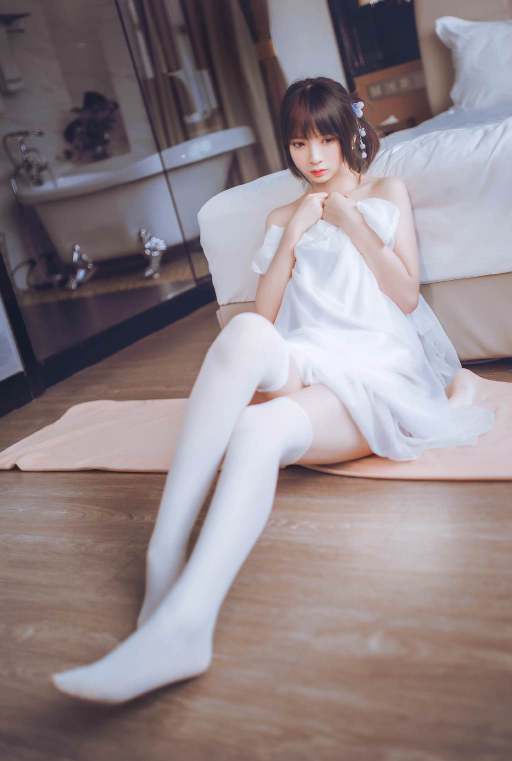
#> input picture picture_material/beauty_leg3.jpg, 1024 x 1522 px, found by its file name (shown at 1/2 size)
$ python 5.lap_filtering.py   (older library calls are emulated)
#> lines starting #> are read from the running program, lines starting #| are printed output that depends on the picture
import cv2
img = cv2.imread("picture_material/beauty_leg3.jpg")
#> img is the input picture: shape (1522, 1024, 3); mean B, G, R 137.4, 133.4, 145.1
img = cv2.resize(img, (int(img.shape[1]/2), int(img.shape[0]/2)), interpolation=cv2.INTER_AREA)
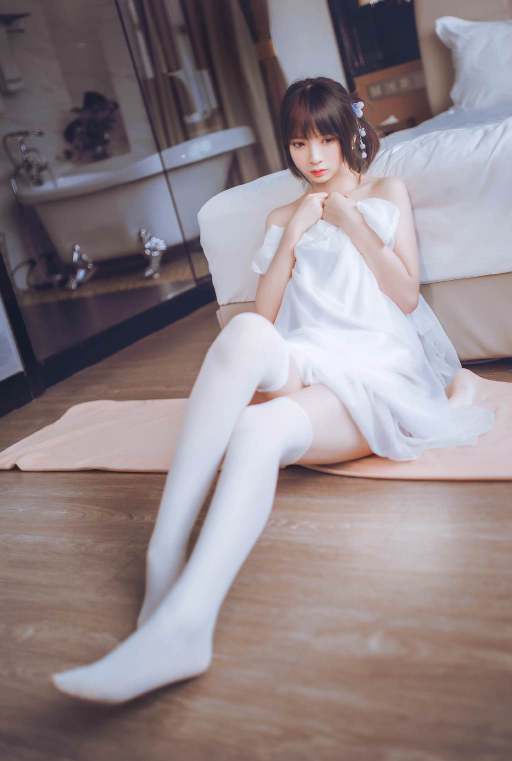
#> img: shape (761, 512, 3); mean B, G, R 137.5, 133.5, 145.2

lap = cv2.Laplacian(img, cv2.CV_16S, ksize = 3)
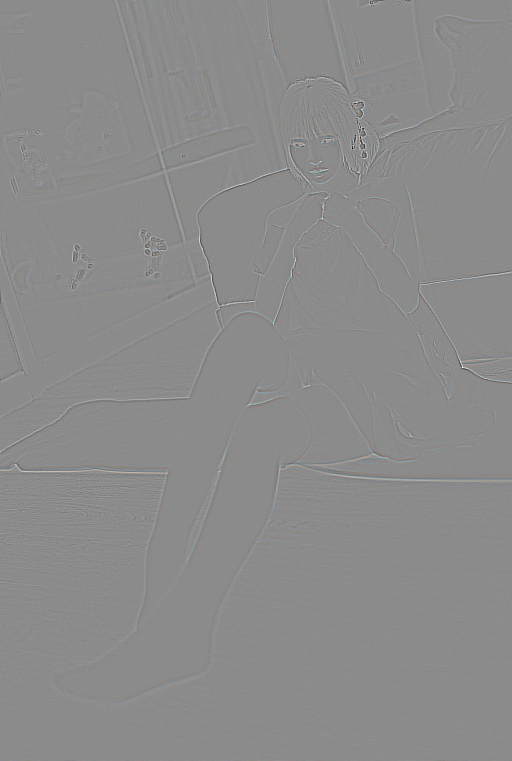
#> lap: shape (761, 512, 3) int16; mean B, G, R 0, 0, 0; drawn with min black and max white

#将图像转换为8bit图像
laplacian = cv2.convertScaleAbs(lap)
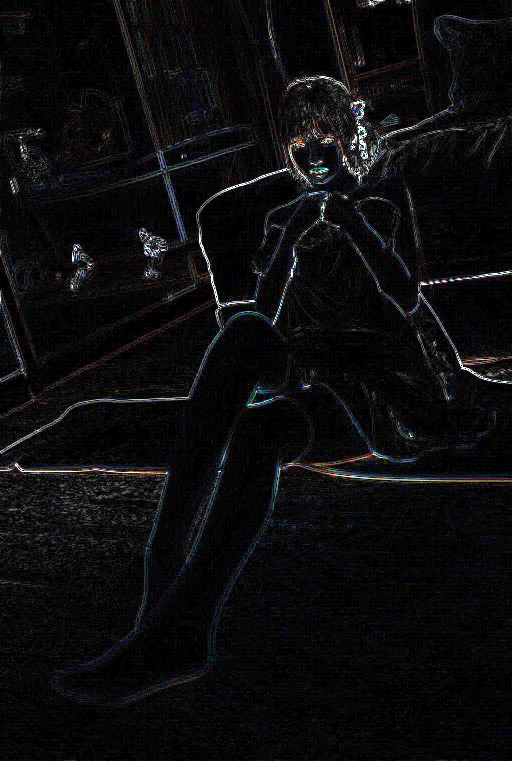
#> laplacian: shape (761, 512, 3); mean B, G, R 13.5, 12.3, 12.7

cv2.imshow("Origin",img)
cv2.imshow("Laplacian",laplacian)

cv2.waitKey()

$ run again, with picture_material/beauty_leg2.jpg copied over picture_material/beauty_leg3.jpg
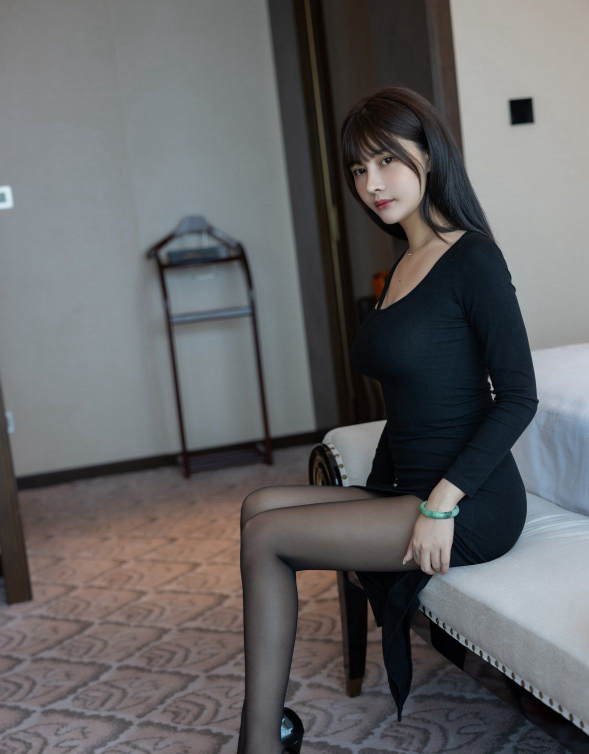
#> input picture picture_material/beauty_leg2.jpg, 1178 x 1507 px, found by its file name (shown at 1/2 size)
#> img is the input picture: shape (1507, 1178, 3); mean B, G, R 101.2, 99.8, 100.1
#> img: shape (753, 589, 3)
#> `lap = cv2.Laplacian(img, cv2.CV_16S, ksize = 3)`:
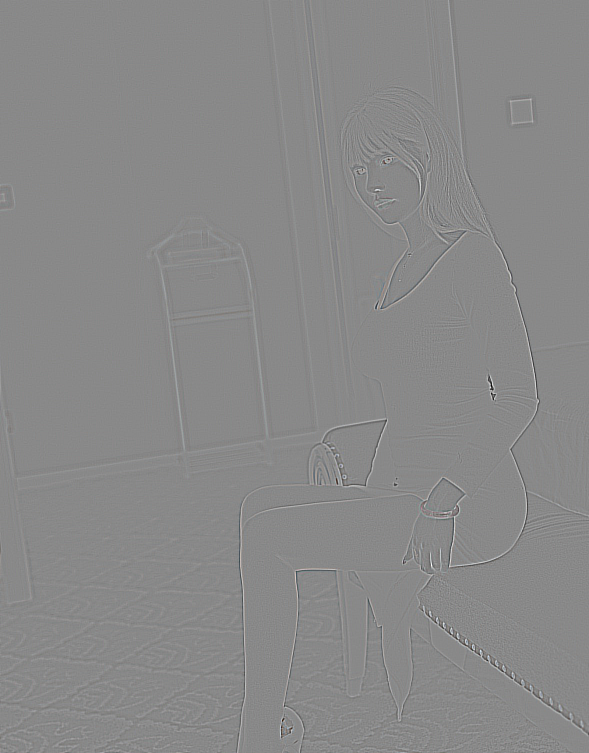
#> lap: shape (753, 589, 3) int16; mean B, G, R 0, 0, 0; drawn with min black and max white
#> `laplacian = cv2.convertScaleAbs(lap)`:
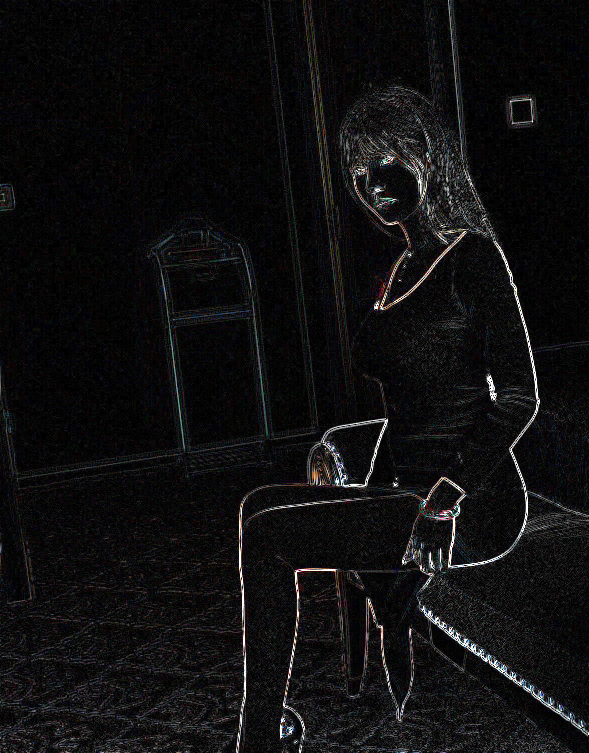
#> laplacian: shape (753, 589, 3); mean B, G, R 16, 15.4, 15.8

$ run again, with picture_material/1.jpg copied over picture_material/beauty_leg3.jpg
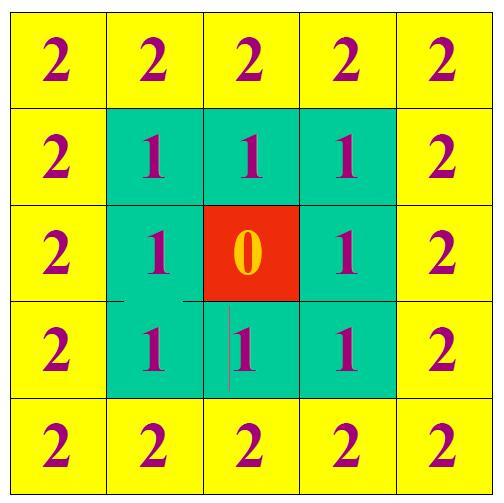
#> input picture picture_material/1.jpg, 504 x 503 px, found by its file name
#> img is the input picture: shape (503, 504, 3); mean B, G, R 71.4, 216.3, 174.1
#> img: shape (251, 252, 3)
#> `lap = cv2.Laplacian(img, cv2.CV_16S, ksize = 3)`:
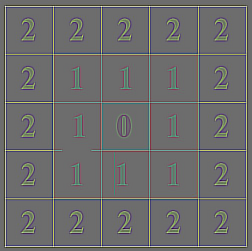
#> lap: shape (251, 252, 3) int16; mean B, G, R 0.1, 0, 0; drawn with min black and max white
#> `laplacian = cv2.convertScaleAbs(lap)`:
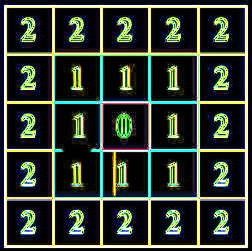
#> laplacian: shape (251, 252, 3); mean B, G, R 48.6, 59.3, 50.5
